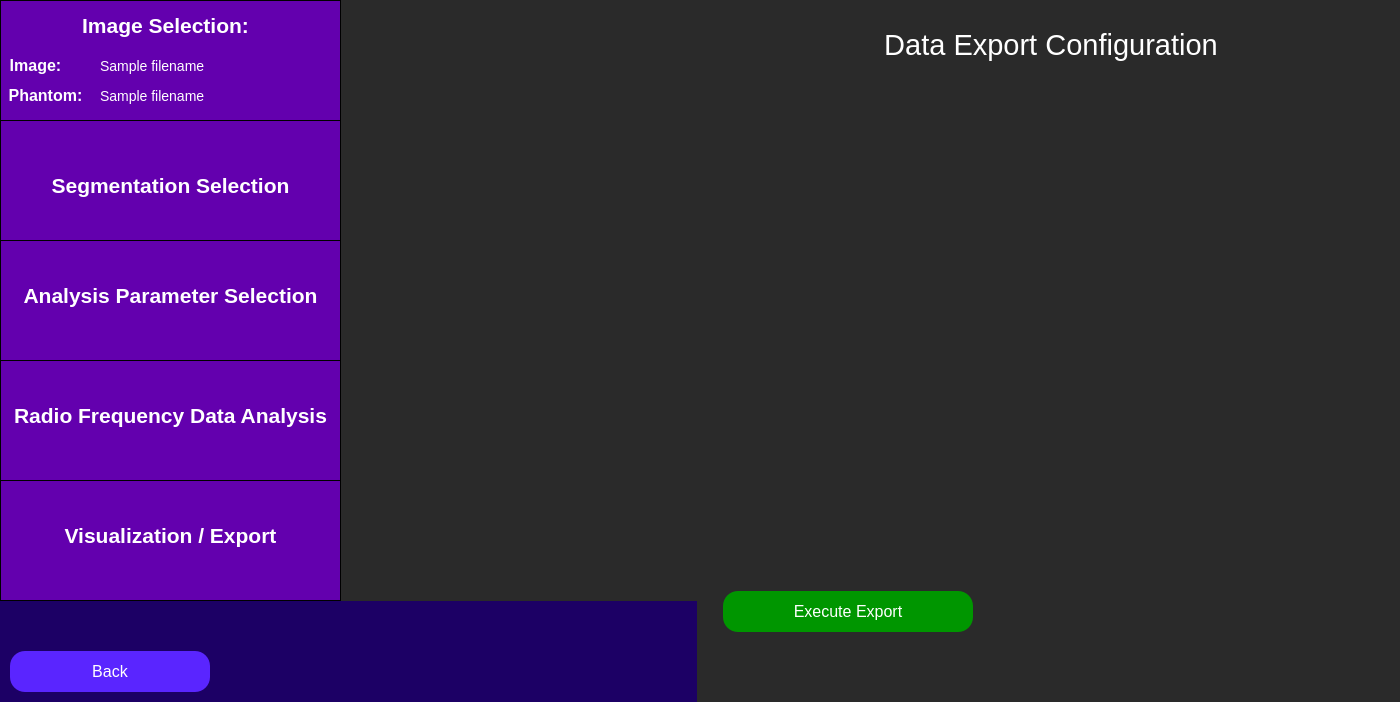
<?xml version="1.0" encoding="UTF-8"?>
<ui version="4.0">
 <class>exportLoading</class>
 <widget class="QWidget" name="exportLoading">
  <property name="minimumSize">
   <size>
    <width>1400</width>
    <height>662</height>
   </size>
  </property>
  <property name="windowTitle">
   <string>Data Export</string>
  </property>
  <property name="styleSheet">
   <string notr="true">QWidget {
	background: rgb(42, 42, 42);
}</string>
  </property>
  <layout class="QVBoxLayout" name="main_layout">
   <property name="leftMargin">
    <number>0</number>
   </property>
   <property name="topMargin">
    <number>0</number>
   </property>
   <property name="rightMargin">
    <number>0</number>
   </property>
   <property name="bottomMargin">
    <number>0</number>
   </property>
   <item>
    <widget class="QWidget" name="horizontalLayoutWidget_4">
   <layout class="QHBoxLayout" name="full_screen_layout" stretch="0,0">
    <property name="leftMargin">
     <number>0</number>
    </property>
    <property name="topMargin">
     <number>0</number>
    </property>
    <property name="rightMargin">
     <number>0</number>
    </property>
    <property name="bottomMargin">
     <number>0</number>
    </property>
    <item>
     <layout class="QVBoxLayout" name="side_bar_layout" stretch="0,0">
      <property name="spacing">
       <number>0</number>
      </property>
      <property name="sizeConstraint">
       <enum>QLayout::SetMaximumSize</enum>
      </property>
      <item>
       <widget class="QWidget" name="sidebar" native="true">
        <property name="minimumSize">
         <size>
          <width>341</width>
          <height>601</height>
         </size>
        </property>
        <property name="maximumSize">
         <size>
          <width>241</width>
          <height>601</height>
         </size>
        </property>
        <property name="toolTip">
         <string>&lt;html&gt;&lt;head/&gt;&lt;body&gt;&lt;p&gt;&lt;br/&gt;&lt;/p&gt;&lt;/body&gt;&lt;/html&gt;</string>
        </property>
        <property name="styleSheet">
         <string notr="true">QWidget {
	background-color: rgb(28, 0, 101);
}</string>
        </property>
        <widget class="QFrame" name="imageSelectionSidebar">
         <property name="geometry">
          <rect>
           <x>0</x>
           <y>0</y>
           <width>341</width>
           <height>121</height>
          </rect>
         </property>
         <property name="minimumSize">
          <size>
           <width>341</width>
           <height>121</height>
          </size>
         </property>
         <property name="maximumSize">
          <size>
           <width>341</width>
           <height>121</height>
          </size>
         </property>
         <property name="styleSheet">
          <string notr="true">QFrame {
	background-color: rgb(99, 0, 174);
	border: 1px solid black;
}</string>
         </property>
         <property name="frameShape">
          <enum>QFrame::StyledPanel</enum>
         </property>
         <property name="frameShadow">
          <enum>QFrame::Raised</enum>
         </property>
         <widget class="QLabel" name="imageSelectionLabelSidebar">
          <property name="geometry">
           <rect>
            <x>70</x>
            <y>0</y>
            <width>191</width>
            <height>51</height>
           </rect>
          </property>
          <property name="styleSheet">
           <string notr="true">QLabel {
	font-size: 21px;
	color: rgb(255, 255, 255);
	background-color: rgba(255, 255, 255, 0);
	border: 0px;
	font-weight: bold;
}</string>
          </property>
          <property name="text">
           <string>Image Selection:</string>
          </property>
          <property name="alignment">
           <set>Qt::AlignCenter</set>
          </property>
         </widget>
         <widget class="QLabel" name="imageLabel">
          <property name="geometry">
           <rect>
            <x>-60</x>
            <y>40</y>
            <width>191</width>
            <height>51</height>
           </rect>
          </property>
          <property name="styleSheet">
           <string notr="true">QLabel {
	font-size: 16px;
	color: rgb(255, 255, 255);
	background-color: rgba(255, 255, 255, 0);
	border: 0px;
	font-weight: bold;
}</string>
          </property>
          <property name="text">
           <string>Image:</string>
          </property>
          <property name="alignment">
           <set>Qt::AlignCenter</set>
          </property>
         </widget>
         <widget class="QLabel" name="phantomLabel">
          <property name="geometry">
           <rect>
            <x>-50</x>
            <y>70</y>
            <width>191</width>
            <height>51</height>
           </rect>
          </property>
          <property name="styleSheet">
           <string notr="true">QLabel {
	font-size: 16px;
	color: rgb(255, 255, 255);
	background-color: rgba(255, 255, 255, 0);
	border: 0px;
	font-weight: bold
}</string>
          </property>
          <property name="text">
           <string>Phantom:</string>
          </property>
          <property name="alignment">
           <set>Qt::AlignCenter</set>
          </property>
         </widget>
         <widget class="QLabel" name="image_path_input">
          <property name="geometry">
           <rect>
            <x>100</x>
            <y>40</y>
            <width>241</width>
            <height>51</height>
           </rect>
          </property>
          <property name="styleSheet">
           <string notr="true">QLabel {
	font-size: 14px;
	color: rgb(255, 255, 255);
	background-color: rgba(255, 255, 255, 0);
	border: 0px;
}</string>
          </property>
          <property name="text">
           <string>Sample filename </string>
          </property>
          <property name="alignment">
           <set>Qt::AlignLeading|Qt::AlignLeft|Qt::AlignVCenter</set>
          </property>
         </widget>
         <widget class="QLabel" name="phantom_path_input">
          <property name="geometry">
           <rect>
            <x>100</x>
            <y>70</y>
            <width>241</width>
            <height>51</height>
           </rect>
          </property>
          <property name="styleSheet">
           <string notr="true">QLabel {
	font-size: 14px;
	color: rgb(255, 255, 255);
	background-color: rgba(255, 255, 255, 0);
	border: 0px;
}</string>
          </property>
          <property name="text">
           <string>Sample filename </string>
          </property>
          <property name="alignment">
           <set>Qt::AlignLeading|Qt::AlignLeft|Qt::AlignVCenter</set>
          </property>
         </widget>
        </widget>
        <widget class="QFrame" name="segmentationSidebar">
         <property name="geometry">
          <rect>
           <x>0</x>
           <y>120</y>
           <width>341</width>
           <height>121</height>
          </rect>
         </property>
         <property name="maximumSize">
          <size>
           <width>341</width>
           <height>121</height>
          </size>
         </property>
         <property name="styleSheet">
          <string notr="true">QFrame {
	background-color: rgb(99, 0, 174);
	border: 1px solid black;
}</string>
         </property>
         <property name="frameShape">
          <enum>QFrame::StyledPanel</enum>
         </property>
         <property name="frameShadow">
          <enum>QFrame::Raised</enum>
         </property>
         <widget class="QLabel" name="segmentationSidebarLabel">
          <property name="geometry">
           <rect>
            <x>0</x>
            <y>40</y>
            <width>341</width>
            <height>51</height>
           </rect>
          </property>
          <property name="styleSheet">
           <string notr="true">QLabel {
	font-size: 21px;
	color: rgb(255, 255, 255);
	background-color: rgba(255, 255, 255, 0);
	border: 0px;
	font-weight: bold;
}</string>
          </property>
          <property name="text">
           <string>Segmentation Selection</string>
          </property>
          <property name="alignment">
           <set>Qt::AlignCenter</set>
          </property>
         </widget>
        </widget>
        <widget class="QFrame" name="analysisParamsSidebar">
         <property name="geometry">
          <rect>
           <x>0</x>
           <y>240</y>
           <width>341</width>
           <height>121</height>
          </rect>
         </property>
         <property name="maximumSize">
          <size>
           <width>341</width>
           <height>121</height>
          </size>
         </property>
         <property name="styleSheet">
          <string notr="true">QFrame {
	background-color: rgb(99, 0, 174);
	border: 1px solid black;
}</string>
         </property>
         <property name="frameShape">
          <enum>QFrame::StyledPanel</enum>
         </property>
         <property name="frameShadow">
          <enum>QFrame::Raised</enum>
         </property>
         <widget class="QLabel" name="analysisParamsLabel">
          <property name="geometry">
           <rect>
            <x>0</x>
            <y>30</y>
            <width>341</width>
            <height>51</height>
           </rect>
          </property>
          <property name="styleSheet">
           <string notr="true">QLabel {
	font-size: 21px;
	color: rgb(255, 255, 255);
	background-color: rgba(255, 255, 255, 0);
	border: 0px;
	font-weight:bold;
}</string>
          </property>
          <property name="text">
           <string>Analysis Parameter Selection</string>
          </property>
          <property name="alignment">
           <set>Qt::AlignCenter</set>
          </property>
         </widget>
        </widget>
        <widget class="QFrame" name="rfAnalysisSidebar">
         <property name="geometry">
          <rect>
           <x>0</x>
           <y>360</y>
           <width>341</width>
           <height>121</height>
          </rect>
         </property>
         <property name="maximumSize">
          <size>
           <width>341</width>
           <height>121</height>
          </size>
         </property>
         <property name="styleSheet">
          <string notr="true">QFrame {
	background-color: rgb(99, 0, 174);
	border: 1px solid black;
}</string>
         </property>
         <property name="frameShape">
          <enum>QFrame::StyledPanel</enum>
         </property>
         <property name="frameShadow">
          <enum>QFrame::Raised</enum>
         </property>
         <widget class="QLabel" name="rfAnalysisLabel">
          <property name="geometry">
           <rect>
            <x>0</x>
            <y>30</y>
            <width>341</width>
            <height>51</height>
           </rect>
          </property>
          <property name="styleSheet">
           <string notr="true">QLabel {
	font-size: 21px;
	color: rgb(255, 255, 255);
	background-color: rgba(255, 255, 255, 0);
	border: 0px;
	font-weight: bold;
}</string>
          </property>
          <property name="text">
           <string>Radio Frequency Data Analysis</string>
          </property>
          <property name="alignment">
           <set>Qt::AlignCenter</set>
          </property>
         </widget>
        </widget>
        <widget class="QFrame" name="exportResultsSidebar">
         <property name="geometry">
          <rect>
           <x>0</x>
           <y>480</y>
           <width>341</width>
           <height>121</height>
          </rect>
         </property>
         <property name="maximumSize">
          <size>
           <width>341</width>
           <height>121</height>
          </size>
         </property>
         <property name="styleSheet">
          <string notr="true">QFrame {
	background-color: rgb(99, 0, 174);
	border: 1px solid black;
}</string>
         </property>
         <property name="frameShape">
          <enum>QFrame::StyledPanel</enum>
         </property>
         <property name="frameShadow">
          <enum>QFrame::Raised</enum>
         </property>
         <widget class="QLabel" name="exportResultsLabel">
          <property name="geometry">
           <rect>
            <x>20</x>
            <y>30</y>
            <width>301</width>
            <height>51</height>
           </rect>
          </property>
          <property name="styleSheet">
           <string notr="true">QLabel {
	font-size: 21px;
	color: rgb(255, 255, 255);
	background-color: rgba(255, 255, 255, 0);
	border: 0px;
	font-weight: bold;
}</string>
          </property>
          <property name="text">
           <string>Visualization / Export</string>
          </property>
          <property name="alignment">
           <set>Qt::AlignCenter</set>
          </property>
         </widget>
        </widget>

       </widget>
      </item>
      <item>
       <widget class="QFrame" name="gridFrame">
        <property name="maximumSize">
         <size>
          <width>341</width>
          <height>16777215</height>
         </size>
        </property>
        <property name="styleSheet">
         <string notr="true">QFrame {
	background-color: rgb(28, 0, 101);
}</string>
        </property>
        <layout class="QGridLayout" name="backButtonGrid" rowstretch="0,0">
         <property name="sizeConstraint">
          <enum>QLayout::SetMinAndMaxSize</enum>
         </property>
         <property name="leftMargin">
          <number>10</number>
         </property>
         <property name="topMargin">
          <number>10</number>
         </property>
         <property name="rightMargin">
          <number>10</number>
         </property>
         <property name="bottomMargin">
          <number>10</number>
         </property>
         <item row="0" column="0">
          <spacer name="verticalSpacer">
           <property name="orientation">
            <enum>Qt::Vertical</enum>
           </property>
           <property name="sizeHint" stdset="0">
            <size>
             <width>20</width>
             <height>40</height>
            </size>
           </property>
          </spacer>
         </item>
         <item row="1" column="1">
          <spacer name="horizontalSpacer">
           <property name="orientation">
            <enum>Qt::Horizontal</enum>
           </property>
           <property name="sizeHint" stdset="0">
            <size>
             <width>40</width>
             <height>20</height>
            </size>
           </property>
          </spacer>
         </item>
         <item row="1" column="0">
          <widget class="QPushButton" name="back_button">
           <property name="minimumSize">
            <size>
             <width>200</width>
             <height>41</height>
            </size>
           </property>
           <property name="maximumSize">
            <size>
             <width>200</width>
             <height>41</height>
            </size>
           </property>
           <property name="styleSheet">
            <string notr="true">QPushButton {
	color: white;
	font-size: 16px;
	background: rgb(90, 37, 255);
	border-radius: 15px;
}</string>
           </property>
           <property name="text">
            <string>Back</string>
           </property>
          </widget>
         </item>
        </layout>
       </widget>
      </item>
     </layout>
    </item>
    <item>
     <layout class="QVBoxLayout" name="export_loading_layout" stretch="1,10,0,1">
      <property name="spacing">
       <number>10</number>
      </property>
      <property name="leftMargin">
       <number>20</number>
      </property>
      <property name="rightMargin">
       <number>20</number>
      </property>
      <property name="topMargin">
       <number>20</number>
      </property>
      <property name="bottomMargin">
       <number>20</number>
      </property>
      <item alignment="Qt::AlignHCenter|Qt::AlignVCenter">
       <widget class="QLabel" name="title_label">
        <property name="styleSheet">
         <string notr="true">QLabel {
	font-size: 29px;
	color: rgb(255, 255, 255);
	background-color: rgba(255, 255, 255, 0);
}</string>
        </property>
        <property name="text">
         <string>Data Export Configuration</string>
        </property>
        <property name="textFormat">
         <enum>Qt::AutoText</enum>
        </property>
        <property name="scaledContents">
         <bool>false</bool>
        </property>
        <property name="alignment">
         <set>Qt::AlignCenter</set>
        </property>
        <property name="wordWrap">
         <bool>false</bool>
        </property>
       </widget>
      </item>
             <item>
        <widget class="QStackedWidget" name="export_stack">
         <property name="styleSheet">
          <string notr="true">QStackedWidget {
	background-color: transparent;
}</string>
         </property>
        </widget>
       </item>
 
       <item>
        <widget class="QPushButton" name="execute_button">
         <property name="minimumSize">
          <size>
           <width>250</width>
           <height>41</height>
          </size>
         </property>
         <property name="maximumSize">
          <size>
           <width>250</width>
           <height>41</height>
          </size>
         </property>
         <property name="styleSheet">
          <string notr="true">QPushButton {
	color: white;
	font-size: 16px;
	background: rgb(0, 150, 0);
	border-radius: 15px;
}</string>
         </property>
         <property name="text">
          <string>Execute Export</string>
         </property>
        </widget>
       </item>
       <item>
       <spacer name="verticalSpacer_10">
        <property name="orientation">
         <enum>Qt::Vertical</enum>
        </property>
        <property name="sizeHint" stdset="0">
         <size>
          <width>20</width>
          <height>40</height>
         </size>
        </property>
       </spacer>
      </item>
     </layout>
    </item>
   </layout>
  </widget>
   </item>
  </layout>
 </widget>
 <resources/>
 <connections/>
</ui>
